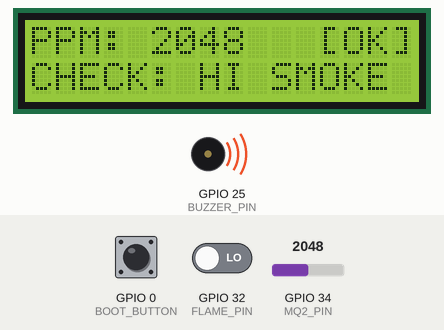
The sketch below on a simulated ESP32. On the bench: 16×2 character LCD, buzzer (waves = sounding, pin HIGH). Inputs (shaded band) come from the test bench; at power-on: GPIO 34 (MQ2_PIN) = 2048, GPIO 0 (BOOT_BUTTON) HIGH, GPIO 32 (FLAME_PIN) LOW. WiFi joins after 1.5 s; servers stay silent unless stated; no MQTT or app messages arrive unless stated; what the sketch prints to the serial monitor is not drawn.

Above: at 5.8 s.
5.9 s: GPIO 34 (MQ2_PIN) set to 1562
At 7.4 s:
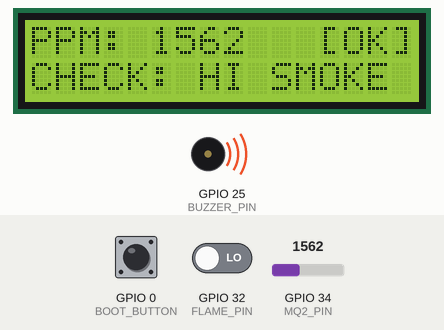
8.2 s: GPIO 34 (MQ2_PIN) set to 1433
At 9.7 s:
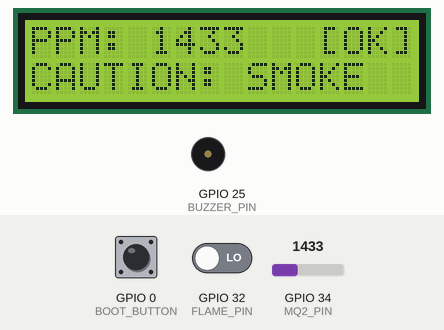
12.3 s: GPIO 0 (BOOT_BUTTON) pulled LOW for 1.2 s
At 13.54 s:
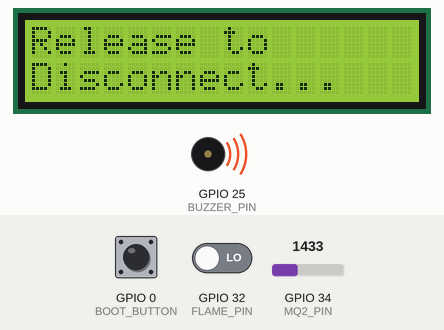
15.0 s: GPIO 32 (FLAME_PIN) driven HIGH
At 16.4 s:
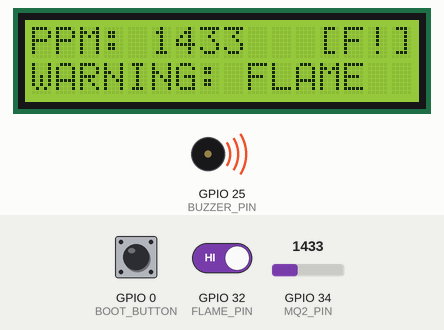
17.2 s: GPIO 34 (MQ2_PIN) set to 1540
At 18.6 s:
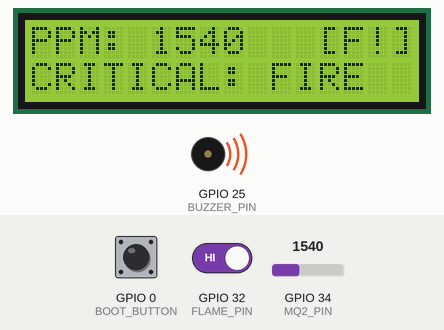
19.3 s: GPIO 32 (FLAME_PIN) driven LOW
At 20.8 s:
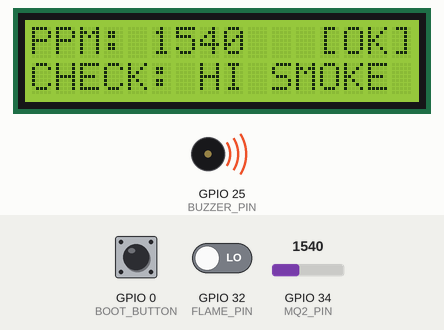
Timing chart, 0 to 22.3 s (numbered marks = the images above; inputs shaded):
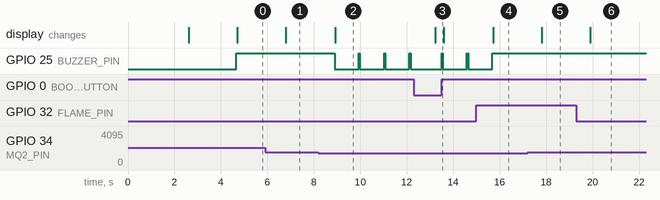

The sketch:

HFire_ESP32.ino
```cpp
#include <WiFi.h>
#include <WiFiClientSecure.h>
#include <PubSubClient.h>
#include <Wire.h>
#include <LiquidCrystal_I2C.h>
#include <WiFiManager.h>

// --- HiveMQ Credentials ---
const char* mqtt_server = "16e51255d95244c2b069b92cf77ebf81.s1.eu.hivemq.cloud";
const char* mqtt_user = "RheinTigle";
const char* mqtt_pass = "052105@Rhein";

// --- MQTT Topics (Dynamically generated using MAC) ---
String topic_data_str;
String topic_status_str;
const char* topic_data;
const char* topic_status;

// --- Pins ---
const int MQ2_PIN = 34;      // Analog input for Smoke/Gas
const int FLAME_PIN = 32;    // Digital input for KY-026 Flame Sensor
const int BUZZER_PIN = 25;   // Digital output for Buzzer
const int BOOT_BUTTON = 0;   // Built-in ESP32 BOOT button for reset

// --- Thresholds ---
const int SAFE_LIMIT = 450;
const int DANGER_LIMIT = 1500;

WiFiClientSecure espClient;
PubSubClient client(espClient);
LiquidCrystal_I2C lcd(0x27, 16, 2);

String deviceMac = "";
String shortMac = ""; // Last 5 characters (e.g. 1A:2B without the colon)

// --- WiFi Setup Callbacks ---
void configModeCallback (WiFiManager *myWiFiManager) {
  Serial.println("Entered Config Mode");
  lcd.clear();
  lcd.setCursor(0, 0);
  lcd.print("WiFi Setup Mode");
  lcd.setCursor(0, 1);
  lcd.print("AP: H-Fire-Setup");
}

void setup_wifi() {
  WiFiManager wm;
  wm.setAPCallback(configModeCallback);
  wm.setConfigPortalTimeout(180);

  if (!wm.autoConnect("H-Fire-Setup")) {
    Serial.println("Failed to connect / Timeout");
    lcd.clear();
    lcd.print("Setup Timeout");
    delay(3000);
    ESP.restart();
  }

  Serial.println("WiFi connected");

  // Get MAC and format it for topics
  deviceMac = WiFi.macAddress();
  deviceMac.replace(":", ""); // Remove colons for easier typing and topics

  // Create short ID for user linking (last 5 chars of the MAC without colons)
  shortMac = deviceMac.substring(deviceMac.length() - 5);

  // Set dynamic topics based on MAC Address
  topic_data_str = "hfire/" + shortMac + "/data";
  topic_status_str = "hfire/" + shortMac + "/status";
  topic_data = topic_data_str.c_str();
  topic_status = topic_status_str.c_str();

  espClient.setInsecure();
}

// --- MQTT Connection Handling ---
void reconnect() {
  while (!client.connected()) {
    Serial.print("Attempting MQTT connection...");
    if (digitalRead(BOOT_BUTTON) == LOW) return;

    if (client.connect(deviceMac.c_str(), mqtt_user, mqtt_pass)) {
      Serial.println("connected");
      client.publish(topic_status, "System Online");
    } else {
      lcd.setCursor(0, 1);
      lcd.print("MQTT Retry...");
      delay(5000);
    }
  }
}

// --- Manual WiFi Reset Logic ---
void checkManualReset() {
  if (digitalRead(BOOT_BUTTON) == LOW) {
    unsigned long startTime = millis();
    lcd.clear();
    lcd.print("Release to");
    lcd.setCursor(0, 1);
    lcd.print("Disconnect...");

    while (digitalRead(BOOT_BUTTON) == LOW) {
      if (millis() - startTime > 3000) {
        lcd.clear();
        lcd.print("Resetting WiFi");
        WiFiManager wm;
        wm.resetSettings();
        WiFi.disconnect(true, true);
        delay(2000);
        ESP.restart();
      }
    }
  }
}

void setup() {
  Serial.begin(115200);
  pinMode(BUZZER_PIN, OUTPUT);
  pinMode(FLAME_PIN, INPUT);
  pinMode(BOOT_BUTTON, INPUT_PULLUP);

  lcd.init();
  lcd.backlight();

  lcd.setCursor(0, 0);
  lcd.print("H-Fire System");
  lcd.setCursor(0, 1);
  lcd.print("Initializing...");
  delay(1000);

  setup_wifi();

  lcd.clear();
  lcd.setCursor(0, 0);
  lcd.print("ID: ");
  lcd.print(shortMac);
  lcd.setCursor(0, 1);
  lcd.print("System Ready");
  delay(2000);

  client.setServer(mqtt_server, 8883);
}

void loop() {
  checkManualReset();

  if (!client.connected()) {
    reconnect();
  }
  client.loop();

  // 1. Read Sensors
  int ppm = analogRead(MQ2_PIN);

  // LOGIC FIX: Set to HIGH based on your sensor's behavior
  bool flameDetected = (digitalRead(FLAME_PIN) == HIGH);

  String statusMsg;
  bool buzzerOn = false;

  // 2. Fire Verification Logic
  if (flameDetected && ppm > DANGER_LIMIT) {
    statusMsg = "CRITICAL: FIRE"; // Verified by both sensors
    buzzerOn = true;
  }
  else if (flameDetected) {
    statusMsg = "WARNING: FLAME"; // Only Flame detected
    buzzerOn = true;
  }
  else if (ppm > DANGER_LIMIT) {
    statusMsg = "CHECK: HI SMOKE"; // Only Smoke detected
    buzzerOn = true;
  }
  else if (ppm > SAFE_LIMIT) {
    statusMsg = "CAUTION: SMOKE";
    // Short beep pattern for minor caution
    digitalWrite(BUZZER_PIN, HIGH); delay(50); digitalWrite(BUZZER_PIN, LOW);
  }
  else {
    statusMsg = "STATUS: SAFE";
    digitalWrite(BUZZER_PIN, LOW);
  }

  // Handle continuous buzzer for high-risk states
  if (buzzerOn) {
    digitalWrite(BUZZER_PIN, HIGH);
  } else if (ppm <= SAFE_LIMIT) {
    digitalWrite(BUZZER_PIN, LOW);
  }

  // 3. Update LCD with Diagnostic Info
  lcd.setCursor(0, 0);
  lcd.print("PPM: "); lcd.print(ppm); lcd.print("    ");

  // Top-right diagnostic tag: [F!] means fire detected, [OK] means sensor is safe
  lcd.setCursor(12, 0);
  if (flameDetected) {
    lcd.print("[F!]");
  } else {
    lcd.print("[OK]");
  }

  lcd.setCursor(0, 1);
  lcd.print(statusMsg);
  lcd.print("           "); // Clear old long text

  // 4. Publish Data to HiveMQ
  String flameStr = flameDetected ? "true" : "false";
  String dataPayload = "{\"mac\":\"" + shortMac + "\", \"ppm\":" + String(ppm) + ", \"flame\":" + flameStr + "}";
  client.publish(topic_data, dataPayload.c_str());
  client.publish(topic_status, statusMsg.c_str());

  delay(1000);
}
```

Measured:
- the behaviour switches between 1501 and 1500 on GPIO 34 (MQ2_PIN) (found by bisection; images 1 and 2)
- after the input at 5.9 s, the display: changes after 0.90 s (image 1)
- after the input at 8.2 s, GPIO 25 (BUZZER_PIN): alternates HIGH for 0.05 s and LOW for 1.0 s, starting after 0.69 s; the display: changes after 0.73 s (image 2)
- after the input at 12.3 s, the display: changes after 0.93 s (image 3)
- after the input at 15.0 s, GPIO 25 (BUZZER_PIN): goes on until 15.7 s, then stays HIGH; the display: changes after 0.73 s (image 4)
- after the input at 17.2 s, the display: changes after 0.61 s (image 5)
- after the input at 19.3 s, the display: changes after 0.59 s (image 6)
